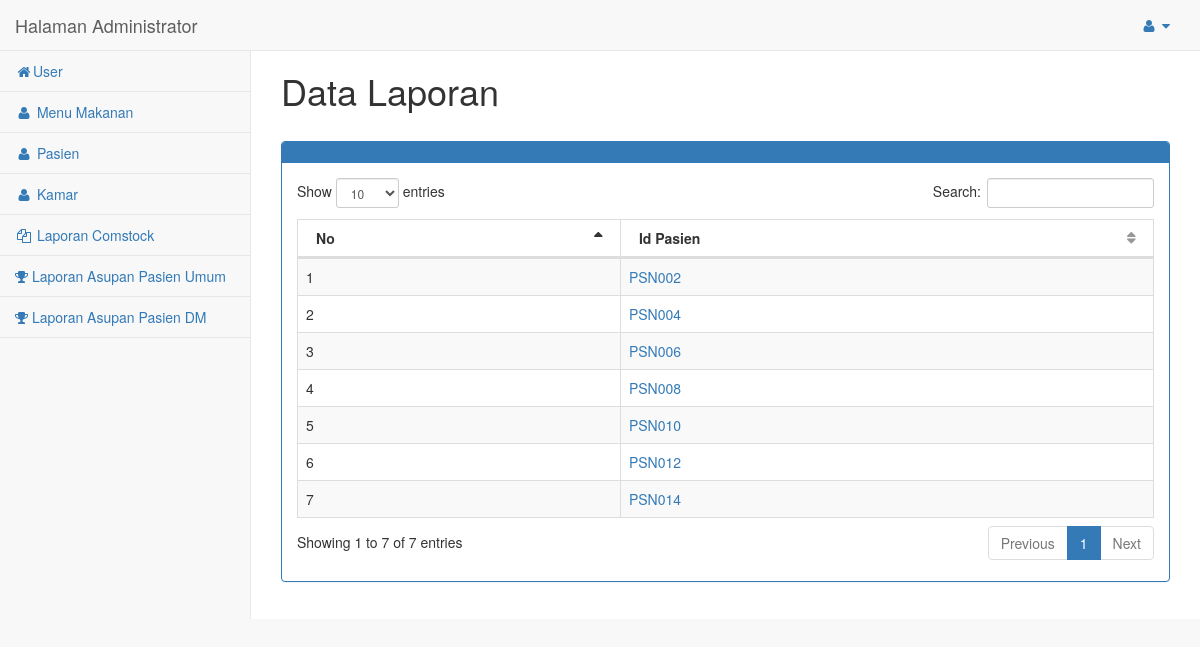
/admin/laporan3/index.php (signed in), run on the app's committed database.
### tables this page shows
CREATE TABLE `pasien` (
  `id_pasien` varchar(8) NOT NULL,
  `nama_pasien` varchar(20) NOT NULL,
  `gender` varchar(3) NOT NULL,
  `tanggal_lahir` date NOT NULL,
  `alamat` varchar(30) NOT NULL,
  `tanggal_masuk` date NOT NULL,
  `umur` varchar(5) NOT NULL,
  `kategori` varchar(12) NOT NULL,
  `berat_badan` varchar(5) NOT NULL,
  `tinggi_badan` varchar(5) NOT NULL,
  `kamar` varchar(10) NOT NULL,
  `BEE` varchar(9) NOT NULL,
  `brr` double NOT NULL
);

### admin/laporan3/functions.php (called while the page is built, shortened)
<?php
include '../koneksi.php';
function tampil($query){
	global $conn;
	$i=mysqli_query($conn,$query);
	$rows=[];
	while ( $row=mysqli_fetch_assoc($i)) {
		$rows[]=$row;
	}
	return $rows;
}
?>

### admin/laporan3/index.php (the view, shortened to what this page needs)
<?php
$laporan3=tampil("SELECT * FROM pasien WHERE kategori='dm'");
?>
<!DOCTYPE html>
<html>
<head><meta http-equiv="Content-Type" content="text/html; charset=utf-8">
    <link href="../vendor/bootstrap/css/bootstrap.min.css" rel="stylesheet">
    <link href="../vendor/metisMenu/metisMenu.min.css" rel="stylesheet">
    <link href="../vendor/datatables-plugins/dataTables.bootstrap.css" rel="stylesheet">
    <link href="../vendor/datatables-responsive/dataTables.responsive.css" rel="stylesheet">
    <link href="../dist/css/sb-admin-2.css" rel="stylesheet">
    <link href="../vendor/font-awesome/css/font-awesome.min.css" rel="stylesheet" type="text/css">
</head>
<body>
	<div id="page-wrapper">
            <div class="row">
                <div class="col-lg-12">
                	<h1>Data Laporan</h1>
                	<br>
                    <div class="panel panel-primary">
                        <div class="panel-heading">
                        </div>
						<div class="panel-body">
							<table width="100%" class="table table-striped table-bordered table-hover" id="dataTables-example">
								<thead>
								<tr>
									<th>No</th>
									<th>Id Pasien</th>
								</tr>
								</thead>
								<tbody>
								<?php
								$no=0;
								foreach ($laporan3 as $g) {
								$no++;
								?>
								<tr>
									<td><?php echo $no; ?></td>
									<td><a href="detail_laporan.php?id_pasien=<?php echo $g["id_pasien"]; ?>"><?php echo $g["id_pasien"]; ?></a></td>
								</tr>
								<?php } ?>
								</tbody>
							</table>
						</div>
			 			</div>
					</div>
				</div>
			</div>
</body>
</html>

### data on the page
pasien: id_pasien "PSN002"
pasien: id_pasien "PSN004"
pasien: id_pasien "PSN006"
pasien: id_pasien "PSN008"
pasien: id_pasien "PSN010"
pasien: id_pasien "PSN012"
pasien: id_pasien "PSN014"
